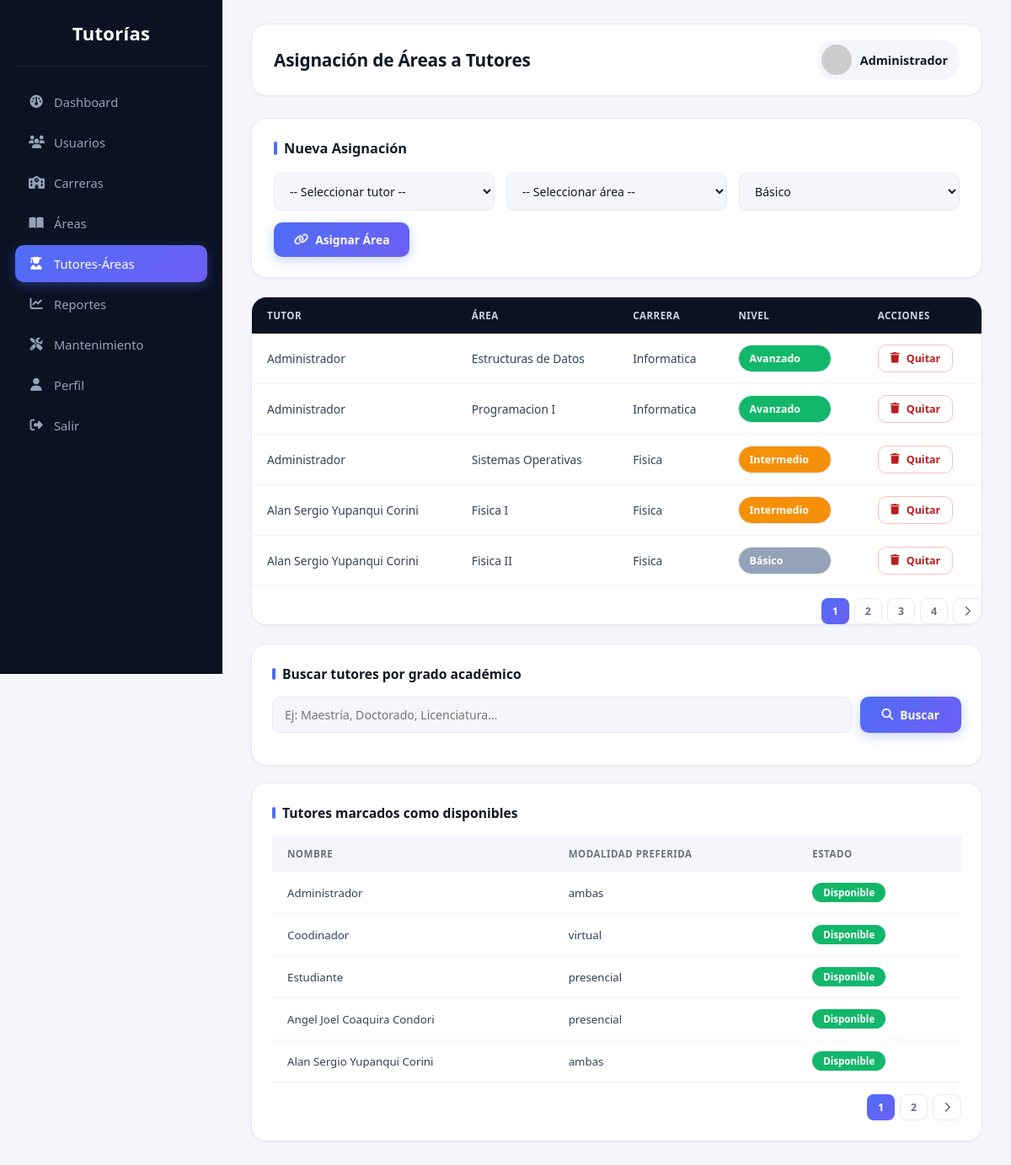
Page /admin/tutores_areas.php (signed in) on the committed database.
### tables this page shows
CREATE TABLE `tutor_area` (
  `id_tutor` int(11) NOT NULL,
  `id_area` int(11) NOT NULL,
  `nivel_experiencia` enum('basico','intermedio','avanzado') NOT NULL DEFAULT 'basico'
);

CREATE TABLE `area_academica` (
  `id_area` int(11) NOT NULL,
  `nombre_area` varchar(120) NOT NULL,
  `descripcion` varchar(255) DEFAULT NULL,
  `id_carrera` int(11) NOT NULL
);

CREATE TABLE `carrera` (
  `id_carrera` int(11) NOT NULL,
  `nombre_carrera` varchar(120) NOT NULL,
  `facultad` varchar(120) DEFAULT NULL,
  `codigo_carrera` varchar(20) DEFAULT NULL
);

CREATE TABLE `tutor` (
  `id_tutor` int(11) NOT NULL,
  `especialidad_principal` varchar(120) DEFAULT NULL,
  `grado_academico` varchar(80) DEFAULT NULL,
  `disponible` enum('si','no') NOT NULL DEFAULT 'si',
  `modalidad_preferida` enum('presencial','virtual','ambas') NOT NULL DEFAULT 'ambas'
);

CREATE TABLE `usuario` (
  `id_usuario` int(11) NOT NULL,
  `nombre` varchar(80) NOT NULL,
  `apellido` varchar(80) NOT NULL,
  `ci` varchar(20) NOT NULL,
  `email` varchar(120) NOT NULL,
  `password` varchar(255) NOT NULL,
  `telefono` varchar(20) DEFAULT NULL,
  `fecha_registro` datetime DEFAULT current_timestamp(),
  `estado` enum('activo','inactivo') NOT NULL DEFAULT 'activo'
);

### admin/tutores_areas.php (the view, shortened to what this page needs)
<?php
require_once '../config/conexion.php';
$tutores = $pdo->query("
    SELECT t.id_tutor, u.nombre, u.apellido
    FROM tutor t
    JOIN usuario u ON t.id_tutor = u.id_usuario
    WHERE u.estado = 'activo'
    ORDER BY u.nombre
")->fetchAll();
$areas = $pdo->query("
    SELECT a.id_area, a.nombre_area, c.nombre_carrera
    FROM area_academica a
    JOIN carrera c ON a.id_carrera = c.id_carrera
    ORDER BY c.nombre_carrera, a.nombre_area
")->fetchAll();
$sql = "
SELECT ta.id_tutor, ta.id_area, ta.nivel_experiencia,
    CONCAT(u.nombre, ' ', u.apellido) AS tutor,
    a.nombre_area, c.nombre_carrera
FROM tutor_area ta
JOIN tutor t ON ta.id_tutor = t.id_tutor
JOIN usuario u ON t.id_tutor = u.id_usuario
JOIN area_academica a ON ta.id_area = a.id_area
JOIN carrera c ON a.id_carrera = c.id_carrera
ORDER BY u.nombre, a.nombre_area";
$asignaciones = $pdo->query($sql)->fetchAll();
$filtro_grado = isset($_GET['filtro_grado']) ? trim($_GET['filtro_grado']) : '';
$tutores_disponibles = $pdo->query("
    SELECT u.nombre, u.apellido, t.modalidad_preferida
    FROM tutor t JOIN usuario u ON t.id_tutor = u.id_usuario
    WHERE t.disponible = 'si'
")->fetchAll();
?>
<!DOCTYPE html>
<html lang="es">
<head>
<link rel="stylesheet"
href="https://cdnjs.cloudflare.com/ajax/libs/font-awesome/6.7.1/css/all.min.css">
<link rel="stylesheet" href="../assets/css/tutores_areas.css">
</head>
<body>
<div class="sidebar">
    <div class="logo">Tutorías</div>
    <a href="dashboard.php">
        <i class="fa-solid fa-gauge"></i><span>Dashboard</span>
    </a>
    <a href="usuarios.php">
        <i class="fa-solid fa-users"></i><span>Usuarios</span>
    </a>
    <a href="carreras.php">
        <i class="fa-solid fa-school"></i><span>Carreras</span>
    </a>
    <a href="areas.php">
        <i class="fa-solid fa-book-open"></i><span>Áreas</span>
    </a>
    <a href="tutores_areas.php" class="active">
        <i class="fa-solid fa-user-graduate"></i><span>Tutores-Áreas</span>
    </a>
    <a href="reportes.php">
        <i class="fa-solid fa-chart-line"></i><span>Reportes</span>
    </a>
    <a href="mantenimiento.php">
        <i class="fa-solid fa-screwdriver-wrench"></i><span>Mantenimiento</span>
    </a>
    <a href="perfil.php">
        <i class="fa-solid fa-user"></i><span>Perfil</span>
    </a>
    <a href="../auth/logout.php">
        <i class="fa-solid fa-right-from-bracket"></i><span>Salir</span>
    </a>
</div>
<div class="main">
    <div class="topbar">
        <h2>Asignación de Áreas a Tutores</h2>
        <div class="user">
            <img src="https://ui-avatars.com/api/?name=<?= urlencode($_SESSION['nombre']) ?>&background=4f6df5&color=fff">
            <?= htmlspecialchars($_SESSION['nombre']) ?>
        </div>
    </div>
    <div class="form-crear">
        <h3>Nueva Asignación</h3>
        <?php if (count($tutores) === 0): ?>
            <p><i class="fa-solid fa-circle-info"></i> No hay tutores activos registrados.</p>
        <?php elseif (count($areas) === 0): ?>
            <p><i class="fa-solid fa-circle-info"></i> No hay áreas académicas registradas.</p>
        <?php else: ?>
        <form method="POST">
            <div class="fila">
                <select name="id_tutor" required>
                    <option value="">-- Seleccionar tutor --</option>
                </select>
                <select name="id_area" required>
                    <option value="">-- Seleccionar área --</option>
                </select>
                <select name="nivel_experiencia" required>
                    <option value="basico">Básico</option>
                </select>
            </div>
            <button type="submit" class="btn btn-primary">
                <i class="fa-solid fa-link"></i> Asignar Área
            </button>
        </form>
        <?php endif; ?>
    </div>
    <div class="tabla-wrapper">
    <table id="tablaAsignaciones">
        <thead>
            <tr>
                <th>Tutor</th><th>Área</th><th>Carrera</th><th>Nivel</th><th>Acciones</th>
            </tr>
        </thead>
        <tbody>
            <?php if (count($asignaciones) === 0): ?>
                <tr class="fila-vacia"><td colspan="5">Aún no hay asignaciones registradas.</td></tr>
            <?php else: ?>
                <?php foreach ($asignaciones as $a): ?>
                <tr>
                    <td><?= htmlspecialchars($a['tutor']) ?></td>
                    <td><?= htmlspecialchars($a['nombre_area']) ?></td>
                    <td><?= htmlspecialchars($a['nombre_carrera']) ?></td>
                    <td>
                        <form method="POST" class="nivel-form">
                            <select name="nivel_experiencia" class="nivel-inline <?= $a['nivel_experiencia'] ?>" onchange="this.form.submit()">
                                <option value="basico" <?= $a['nivel_experiencia']==='basico'?'selected':'' ?>>Básico</option>
                                <option value="intermedio" <?= $a['nivel_experiencia']==='intermedio'?'selected':'' ?>>Intermedio</option>
                                <option value="avanzado" <?= $a['nivel_experiencia']==='avanzado'?'selected':'' ?>>Avanzado</option>
                            </select>
                        </form>
                    </td>
                    <td>
                        <a class="btn btn-eliminar"
                           href="tutores_areas.php?quitar_tutor=<?= $a['id_tutor'] ?>&quitar_area=<?= $a['id_area'] ?>"
                           onclick="return confirm('¿Quitar esta área al tutor?');">
                            <i class="fa-solid fa-trash"></i> Quitar
                        </a>
                    </td>
                </tr>
                <?php endforeach; ?>
            <?php endif; ?>
        </tbody>
    </table>
    </div>
    <div class="secciones-extra">
        <div class="card full-width">
            <h3>Buscar tutores por grado académico</h3>
            <form method="GET" class="buscador">
                <input type="text" name="filtro_grado" placeholder="Ej: Maestría, Doctorado, Licenciatura..."
                       value="<?= htmlspecialchars($filtro_grado) ?>">
                <button type="submit"><i class="fa-solid fa-magnifying-glass"></i> Buscar</button>
            </form>
        </div>
        <div class="card full-width">
            <h3>Tutores marcados como disponibles</h3>
            <?php if (empty($tutores_disponibles)): ?>
                <div class="alerta-vacio"><i class="fa-solid fa-circle-info"></i> No hay tutores marcados como disponibles actualmente.</div>
            <?php else: ?>
            <table id="tablaDisponibles">
                <thead><tr><th>Nombre</th><th>Modalidad preferida</th><th>Estado</th></tr></thead>
                <tbody>
                    <?php foreach ($tutores_disponibles as $t): ?>
                    <tr>
                        <td><?= htmlspecialchars($t['nombre'] . ' ' . $t['apellido']) ?></td>
                        <td><?= htmlspecialchars($t['modalidad_preferida']) ?></td>
                        <td><span class="badge disponible">Disponible</span></td>
                    </tr>
                    <?php endforeach; ?>
                </tbody>
            </table>
            <?php endif; ?>
        </div>
    </div>
</div>
</body>
</html>

### rows in the picture
tutor_area: tutor "Administrador", id_area.nombre_area "Estructuras de Datos", carrera.nombre_carrera "Informatica", nivel_experiencia "Avanzado"
tutor_area: tutor "Administrador", id_area.nombre_area "Programacion I", carrera.nombre_carrera "Informatica", nivel_experiencia "Avanzado"
tutor_area: tutor "Administrador", id_area.nombre_area "Sistemas Operativas", carrera.nombre_carrera "Fisica", nivel_experiencia "Intermedio"
tutor_area: tutor "Alan Sergio Yupanqui Corini", id_area.nombre_area "Fisica I", carrera.nombre_carrera "Fisica", nivel_experiencia "Intermedio"
tutor_area: tutor "Alan Sergio Yupanqui Corini", id_area.nombre_area "Fisica II", carrera.nombre_carrera "Fisica", nivel_experiencia "Básico"
tutor: id_tutor.apellido "Administrador", modalidad_preferida "ambas"
tutor: id_tutor.apellido "Coodinador", modalidad_preferida "virtual"
tutor: id_tutor.apellido "Estudiante", modalidad_preferida "presencial"
tutor: id_tutor.apellido "Angel Joel Coaquira Condori", modalidad_preferida "presencial"
tutor: id_tutor.apellido "Alan Sergio Yupanqui Corini", modalidad_preferida "ambas"

### other values in the picture
$_SESSION['nombre'] "Administrador"
